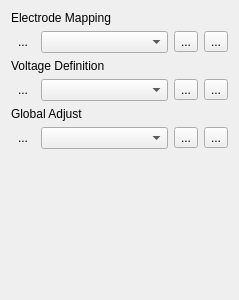
<?xml version="1.0" encoding="UTF-8"?>
<ui version="4.0">
 <class>Form</class>
 <widget class="QWidget" name="Form">
  <property name="geometry">
   <rect>
    <x>0</x>
    <y>0</y>
    <width>239</width>
    <height>300</height>
   </rect>
  </property>
  <property name="windowTitle">
   <string>Form</string>
  </property>
  <layout class="QGridLayout" name="gridLayout">
   <item row="0" column="0" colspan="2">
    <widget class="QLabel" name="label">
     <property name="text">
      <string>Electrode Mapping</string>
     </property>
    </widget>
   </item>
   <item row="5" column="0">
    <widget class="QToolButton" name="loadGlobalButton">
     <property name="text">
      <string>...</string>
     </property>
     <property name="icon">
      <iconset resource="Experiment.qrc">
       <normaloff>:/openicon/icons/document-open-5.png</normaloff>:/openicon/icons/document-open-5.png</iconset>
     </property>
     <property name="autoRaise">
      <bool>true</bool>
     </property>
    </widget>
   </item>
   <item row="1" column="1">
    <widget class="QComboBox" name="mappingCombo"/>
   </item>
   <item row="2" column="0" colspan="2">
    <widget class="QLabel" name="label_2">
     <property name="text">
      <string>Voltage Definition</string>
     </property>
    </widget>
   </item>
   <item row="1" column="0">
    <widget class="QToolButton" name="loadMappingButton">
     <property name="text">
      <string>...</string>
     </property>
     <property name="icon">
      <iconset resource="Experiment.qrc">
       <normaloff>:/openicon/icons/document-open-5.png</normaloff>:/openicon/icons/document-open-5.png</iconset>
     </property>
     <property name="autoRaise">
      <bool>true</bool>
     </property>
    </widget>
   </item>
   <item row="4" column="0" colspan="2">
    <widget class="QLabel" name="label_3">
     <property name="text">
      <string>Global Adjust</string>
     </property>
    </widget>
   </item>
   <item row="3" column="1">
    <widget class="QComboBox" name="definitionCombo"/>
   </item>
   <item row="5" column="1">
    <widget class="QComboBox" name="globalCombo"/>
   </item>
   <item row="3" column="0">
    <widget class="QToolButton" name="loadDefinitionButton">
     <property name="text">
      <string>...</string>
     </property>
     <property name="icon">
      <iconset resource="Experiment.qrc">
       <normaloff>:/openicon/icons/document-open-5.png</normaloff>:/openicon/icons/document-open-5.png</iconset>
     </property>
     <property name="autoRaise">
      <bool>true</bool>
     </property>
    </widget>
   </item>
   <item row="6" column="1">
    <spacer name="verticalSpacer">
     <property name="orientation">
      <enum>Qt::Vertical</enum>
     </property>
     <property name="sizeHint" stdset="0">
      <size>
       <width>20</width>
       <height>40</height>
      </size>
     </property>
    </spacer>
   </item>
   <item row="3" column="3">
    <widget class="QToolButton" name="removeDefinition">
     <property name="toolTip">
      <string>Remove definition from list</string>
     </property>
     <property name="text">
      <string>...</string>
     </property>
     <property name="icon">
      <iconset resource="Experiment.qrc">
       <normaloff>:/openicon/icons/edit-clear-locationbar-rtl.png</normaloff>:/openicon/icons/edit-clear-locationbar-rtl.png</iconset>
     </property>
    </widget>
   </item>
   <item row="3" column="4">
    <widget class="QToolButton" name="reloadDefinition">
     <property name="toolTip">
      <string>Reload definiton</string>
     </property>
     <property name="text">
      <string>...</string>
     </property>
     <property name="icon">
      <iconset resource="Experiment.qrc">
       <normaloff>:/openicon/icons/view-refresh-7.png</normaloff>:/openicon/icons/view-refresh-7.png</iconset>
     </property>
    </widget>
   </item>
   <item row="1" column="3">
    <widget class="QToolButton" name="removeMapping">
     <property name="toolTip">
      <string>Remove definition from list</string>
     </property>
     <property name="text">
      <string>...</string>
     </property>
     <property name="icon">
      <iconset resource="Experiment.qrc">
       <normaloff>:/openicon/icons/edit-clear-locationbar-rtl.png</normaloff>:/openicon/icons/edit-clear-locationbar-rtl.png</iconset>
     </property>
    </widget>
   </item>
   <item row="1" column="4">
    <widget class="QToolButton" name="reloadMapping">
     <property name="toolTip">
      <string>Reload definiton</string>
     </property>
     <property name="text">
      <string>...</string>
     </property>
     <property name="icon">
      <iconset resource="Experiment.qrc">
       <normaloff>:/openicon/icons/view-refresh-7.png</normaloff>:/openicon/icons/view-refresh-7.png</iconset>
     </property>
    </widget>
   </item>
   <item row="5" column="3">
    <widget class="QToolButton" name="removeGlobal">
     <property name="toolTip">
      <string>Remove definition from list</string>
     </property>
     <property name="text">
      <string>...</string>
     </property>
     <property name="icon">
      <iconset resource="Experiment.qrc">
       <normaloff>:/openicon/icons/edit-clear-locationbar-rtl.png</normaloff>:/openicon/icons/edit-clear-locationbar-rtl.png</iconset>
     </property>
    </widget>
   </item>
   <item row="5" column="4">
    <widget class="QToolButton" name="reloadGlobal">
     <property name="toolTip">
      <string>Reload definiton</string>
     </property>
     <property name="text">
      <string>...</string>
     </property>
     <property name="icon">
      <iconset resource="Experiment.qrc">
       <normaloff>:/openicon/icons/view-refresh-7.png</normaloff>:/openicon/icons/view-refresh-7.png</iconset>
     </property>
    </widget>
   </item>
  </layout>
 </widget>
 <tabstops>
  <tabstop>loadMappingButton</tabstop>
  <tabstop>loadDefinitionButton</tabstop>
  <tabstop>loadGlobalButton</tabstop>
  <tabstop>mappingCombo</tabstop>
  <tabstop>definitionCombo</tabstop>
  <tabstop>globalCombo</tabstop>
 </tabstops>
 <resources>
  <include location="Experiment.qrc"/>
 </resources>
 <connections/>
</ui>
